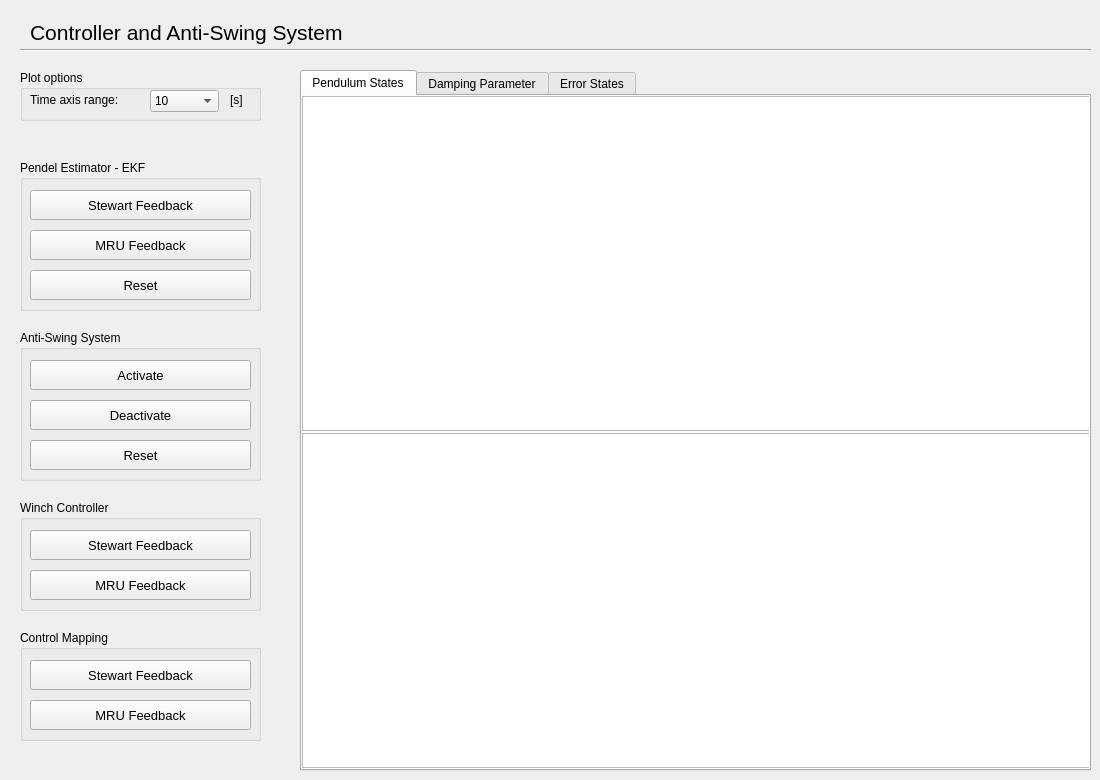
    <widget class="QWidget" name="tab_4">
     <attribute name="title">
      <string>Pendel Estimator</string>
     </attribute>
     <widget class="QLabel" name="label_34">
      <property name="geometry">
       <rect>
        <x>30</x>
        <y>20</y>
        <width>581</width>
        <height>25</height>
       </rect>
      </property>
      <property name="font">
       <font>
        <pointsize>16</pointsize>
        <weight>50</weight>
        <bold>false</bold>
       </font>
      </property>
      <property name="text">
       <string>Controller and Anti-Swing System</string>
      </property>
     </widget>
     <widget class="Line" name="line_4">
      <property name="geometry">
       <rect>
        <x>20</x>
        <y>40</y>
        <width>1071</width>
        <height>21</height>
       </rect>
      </property>
      <property name="orientation">
       <enum>Qt::Horizontal</enum>
      </property>
     </widget>
     <widget class="QTabWidget" name="estimatedDampingPlot">
      <property name="geometry">
       <rect>
        <x>300</x>
        <y>70</y>
        <width>791</width>
        <height>701</height>
       </rect>
      </property>
      <property name="currentIndex">
       <number>0</number>
      </property>
      <property name="tabBarAutoHide">
       <bool>false</bool>
      </property>
      <widget class="QWidget" name="widget_3">
       <attribute name="title">
        <string>Pendulum States</string>
       </attribute>
       <widget class="GraphicsLayoutWidget" name="swingAnglesWidget">
        <property name="geometry">
         <rect>
          <x>0</x>
          <y>0</y>
          <width>791</width>
          <height>335</height>
         </rect>
        </property>
       </widget>
       <widget class="GraphicsLayoutWidget" name="swingVelocityWidget">
        <property name="geometry">
         <rect>
          <x>0</x>
          <y>337</y>
          <width>791</width>
          <height>335</height>
         </rect>
        </property>
       </widget>
      </widget>
      <widget class="QWidget" name="DampingParamter">
       <attribute name="title">
        <string>Damping Parameter</string>
       </attribute>
       <widget class="GraphicsLayoutWidget" name="dampingParamPlotWidget">
        <property name="geometry">
         <rect>
          <x>0</x>
          <y>0</y>
          <width>791</width>
          <height>671</height>
         </rect>
        </property>
       </widget>
      </widget>
      <widget class="QWidget" name="tab_10">
       <attribute name="title">
        <string>Error States</string>
       </attribute>
       <widget class="GraphicsLayoutWidget" name="errorStatePlotWidget">
        <property name="geometry">
         <rect>
          <x>0</x>
          <y>0</y>
          <width>791</width>
          <height>671</height>
         </rect>
        </property>
       </widget>
      </widget>
     </widget>
     <widget class="QGroupBox" name="groupBox_17">
      <property name="geometry">
       <rect>
        <x>20</x>
        <y>70</y>
        <width>241</width>
        <height>51</height>
       </rect>
      </property>
      <property name="title">
       <string>Plot options</string>
      </property>
      <widget class="QLabel" name="label_98">
       <property name="geometry">
        <rect>
         <x>10</x>
         <y>20</y>
         <width>101</width>
         <height>20</height>
        </rect>
       </property>
       <property name="text">
        <string>Time axis range:</string>
       </property>
       <property name="alignment">
        <set>Qt::AlignLeading|Qt::AlignLeft|Qt::AlignVCenter</set>
       </property>
      </widget>
      <widget class="QComboBox" name="antiSwayPlotRange">
       <property name="geometry">
        <rect>
         <x>130</x>
         <y>20</y>
         <width>69</width>
         <height>22</height>
        </rect>
       </property>
       <property name="currentText">
        <string>10</string>
       </property>
       <property name="currentIndex">
        <number>0</number>
       </property>
       <item>
        <property name="text">
         <string>10</string>
        </property>
       </item>
       <item>
        <property name="text">
         <string>20</string>
        </property>
       </item>
       <item>
        <property name="text">
         <string>30</string>
        </property>
       </item>
       <item>
        <property name="text">
         <string>40</string>
        </property>
       </item>
       <item>
        <property name="text">
         <string>50</string>
        </property>
       </item>
       <item>
        <property name="text">
         <string>60</string>
        </property>
       </item>
      </widget>
      <widget class="QLabel" name="label_99">
       <property name="geometry">
        <rect>
         <x>210</x>
         <y>20</y>
         <width>31</width>
         <height>20</height>
        </rect>
       </property>
       <property name="text">
        <string>[s]</string>
       </property>
       <property name="alignment">
        <set>Qt::AlignLeading|Qt::AlignLeft|Qt::AlignVCenter</set>
       </property>
      </widget>
     </widget>
     <widget class="QGroupBox" name="groupBox_18">
      <property name="geometry">
       <rect>
        <x>20</x>
        <y>330</y>
        <width>241</width>
        <height>151</height>
       </rect>
      </property>
      <property name="title">
       <string>Anti-Swing System</string>
      </property>
      <widget class="QPushButton" name="btnDeactivateAntiSway">
       <property name="geometry">
        <rect>
         <x>10</x>
         <y>70</y>
         <width>221</width>
         <height>30</height>
        </rect>
       </property>
       <property name="font">
        <font>
         <pointsize>10</pointsize>
        </font>
       </property>
       <property name="layoutDirection">
        <enum>Qt::LeftToRight</enum>
       </property>
       <property name="text">
        <string>Deactivate</string>
       </property>
       <property name="autoDefault">
        <bool>false</bool>
       </property>
      </widget>
      <widget class="QPushButton" name="btnActivateAntiSway">
       <property name="geometry">
        <rect>
         <x>10</x>
         <y>30</y>
         <width>221</width>
         <height>30</height>
        </rect>
       </property>
       <property name="font">
        <font>
         <pointsize>10</pointsize>
        </font>
       </property>
       <property name="layoutDirection">
        <enum>Qt::LeftToRight</enum>
       </property>
       <property name="text">
        <string>Activate</string>
       </property>
       <property name="autoDefault">
        <bool>false</bool>
       </property>
      </widget>
      <widget class="QPushButton" name="btnResetAntiSway">
       <property name="geometry">
        <rect>
         <x>10</x>
         <y>110</y>
         <width>221</width>
         <height>30</height>
        </rect>
       </property>
       <property name="font">
        <font>
         <pointsize>10</pointsize>
        </font>
       </property>
       <property name="layoutDirection">
        <enum>Qt::LeftToRight</enum>
       </property>
       <property name="text">
        <string>Reset</string>
       </property>
       <property name="autoDefault">
        <bool>false</bool>
       </property>
      </widget>
     </widget>
     <widget class="QGroupBox" name="groupBox_24">
      <property name="geometry">
       <rect>
        <x>20</x>
        <y>160</y>
        <width>241</width>
        <height>151</height>
       </rect>
      </property>
      <property name="title">
       <string>Pendel Estimator - EKF</string>
      </property>
      <widget class="QPushButton" name="btnEnableMruEKF">
       <property name="geometry">
        <rect>
         <x>10</x>
         <y>70</y>
         <width>221</width>
         <height>30</height>
        </rect>
       </property>
       <property name="font">
        <font>
         <pointsize>10</pointsize>
        </font>
       </property>
       <property name="layoutDirection">
        <enum>Qt::LeftToRight</enum>
       </property>
       <property name="text">
        <string>MRU Feedback</string>
       </property>
       <property name="autoDefault">
        <bool>false</bool>
       </property>
      </widget>
      <widget class="QPushButton" name="btnDisableMruEKF">
       <property name="geometry">
        <rect>
         <x>10</x>
         <y>30</y>
         <width>221</width>
         <height>30</height>
        </rect>
       </property>
       <property name="font">
        <font>
         <pointsize>10</pointsize>
        </font>
       </property>
       <property name="layoutDirection">
        <enum>Qt::LeftToRight</enum>
       </property>
       <property name="text">
        <string>Stewart Feedback</string>
       </property>
       <property name="autoDefault">
        <bool>false</bool>
       </property>
      </widget>
      <widget class="QPushButton" name="btnResetEKF">
       <property name="geometry">
        <rect>
         <x>10</x>
         <y>110</y>
         <width>221</width>
         <height>30</height>
        </rect>
       </property>
       <property name="font">
        <font>
         <pointsize>10</pointsize>
        </font>
       </property>
       <property name="layoutDirection">
        <enum>Qt::LeftToRight</enum>
       </property>
       <property name="text">
        <string>Reset</string>
       </property>
       <property name="autoDefault">
        <bool>false</bool>
       </property>
      </widget>
     </widget>
     <widget class="QGroupBox" name="groupBox_19">
      <property name="geometry">
       <rect>
        <x>20</x>
        <y>630</y>
        <width>241</width>
        <height>111</height>
       </rect>
      </property>
      <property name="title">
       <string>Control Mapping</string>
      </property>
      <widget class="QPushButton" name="btnEnableMruCM">
       <property name="geometry">
        <rect>
         <x>10</x>
         <y>70</y>
         <width>221</width>
         <height>30</height>
        </rect>
       </property>
       <property name="font">
        <font>
         <pointsize>10</pointsize>
        </font>
       </property>
       <property name="layoutDirection">
        <enum>Qt::LeftToRight</enum>
       </property>
       <property name="text">
        <string>MRU Feedback</string>
       </property>
       <property name="autoDefault">
        <bool>false</bool>
       </property>
      </widget>
      <widget class="QPushButton" name="btnDisableMruCM">
       <property name="geometry">
        <rect>
         <x>10</x>
         <y>30</y>
         <width>221</width>
         <height>30</height>
        </rect>
       </property>
       <property name="font">
        <font>
         <pointsize>10</pointsize>
        </font>
       </property>
       <property name="layoutDirection">
        <enum>Qt::LeftToRight</enum>
       </property>
       <property name="text">
        <string>Stewart Feedback</string>
       </property>
       <property name="autoDefault">
        <bool>false</bool>
       </property>
      </widget>
     </widget>
     <widget class="QGroupBox" name="groupBox_25">
      <property name="geometry">
       <rect>
        <x>20</x>
        <y>500</y>
        <width>241</width>
        <height>111</height>
       </rect>
      </property>
      <property name="title">
       <string>Winch Controller</string>
      </property>
      <widget class="QPushButton" name="btnEnableMruWinch">
       <property name="geometry">
        <rect>
         <x>10</x>
         <y>70</y>
         <width>221</width>
         <height>30</height>
        </rect>
       </property>
       <property name="font">
        <font>
         <pointsize>10</pointsize>
        </font>
       </property>
       <property name="layoutDirection">
        <enum>Qt::LeftToRight</enum>
       </property>
       <property name="text">
        <string>MRU Feedback</string>
       </property>
       <property name="autoDefault">
        <bool>false</bool>
       </property>
      </widget>
      <widget class="QPushButton" name="btnDisableMruWinch">
       <property name="geometry">
        <rect>
         <x>10</x>
         <y>30</y>
         <width>221</width>
         <height>30</height>
        </rect>
       </property>
       <property name="font">
        <font>
         <pointsize>10</pointsize>
        </font>
       </property>
       <property name="layoutDirection">
        <enum>Qt::LeftToRight</enum>
       </property>
       <property name="text">
        <string>Stewart Feedback</string>
       </property>
       <property name="autoDefault">
        <bool>false</bool>
       </property>
      </widget>
     </widget>
    </widget>
